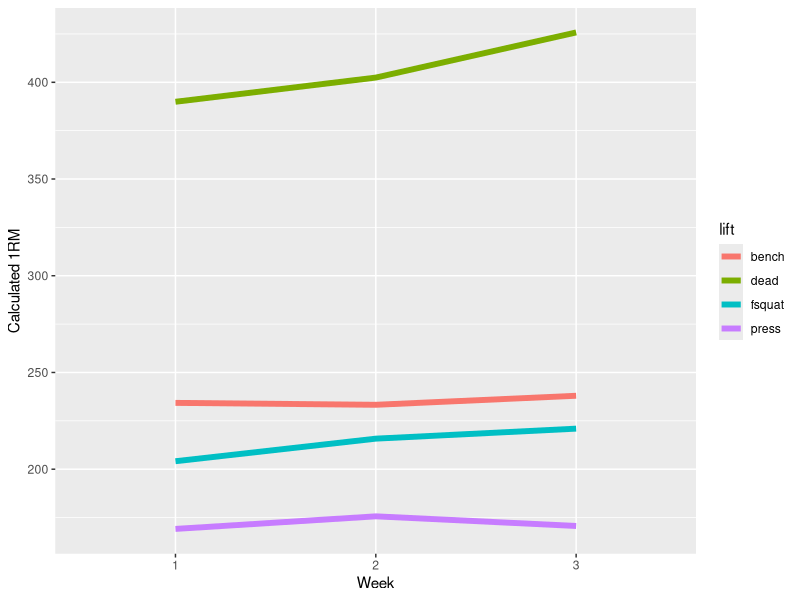

R code for this plot: (Note: this script raises an error after producing the figure.)
## ---- chunk 1
knitr::opts_chunk$set(echo = TRUE)

library(magrittr)
library(dplyr)
library(tidyr)
library(ggplot2)
library(lubridate)
## ---- chunk 2
lifts <- data.frame(lift =        c("fsquat", "bench", "dead", "press"),
                    training_max = c(205,     220,     385,    170))
## ---- chunk 3
week_perc <- tibble::tribble(
  ~week,    ~type, ~perc, ~reps,
     1L, "warmup",   0.4,    5L,
     1L, "warmup",   0.5,    5L,
     1L, "warmup",   0.6,    3L,
     1L,   "main",  0.65,    5L,
     1L,   "main",  0.75,    5L,
     1L,   "main",  0.85,    5L,
     2L, "warmup",   0.4,    5L,
     2L, "warmup",   0.5,    5L,
     2L, "warmup",   0.6,    3L,
     2L,   "main",   0.7,    3L,
     2L,   "main",   0.8,    3L,
     2L,   "main",   0.9,    3L,
     3L, "warmup",   0.4,    5L,
     3L, "warmup",   0.5,    5L,
     3L, "warmup",   0.6,    3L,
     3L,   "main",  0.75,    5L,
     3L,   "main",  0.85,    3L,
     3L,   "main",  0.95,    1L
  )


## ---- chunk 4
prog.ls <- apply(X = lifts, 1, function(x){
  tmp <- week_perc
  weights <- (week_perc$perc * as.integer(x[2]))
  tmp$lift <- x[1]
  tmp$weight <- round(weights / 5) * 5
  return(tmp)
})

names(prog.ls) <- lifts$lift
## ---- chunk 5
accomplished <- tibble::tribble(
  ~week,    ~lift, ~weight, ~reps,
     1L, "fsquat",     175,    5,
     1L,  "bench",     185,    8,
     1L,   "dead",     325,    6,
     1L,  "press",     145,    5,
     2L, "fsquat",     185,    5,
     2L,  "bench",     200,    5,
     2L,   "dead",     345,    5,
     2L,  "press",     155,    4,
     3L, "fsquat",     195,    4,
     3L,  "bench",     210,    4,
     3L,   "dead",     365,    5,
     3L,  "press",     160,    2
  ) %>% 
  mutate(calc1RM = weight*reps*0.0333 + weight) %>% 
  filter(complete.cases(.))

## ---- chunk 6
library(ggplot2)

accomplished %>% 
  ggplot(aes(x = as.factor(week), y = calc1RM)) + 
  geom_line(aes(group = lift, color = lift), size = 2) +
  labs(x = "Week",
       y = "Calculated 1RM")
## ---- chunk 7
dates <- tibble::tribble(
  ~week, ~date,
   1,     "2019-03-18",
   2,     "2019-03-25",
   3,     "2019-04-01"
) %>%
  mutate(date = ymd(date))
## ---- chunk 8
lift_tbl <- left_join(accomplished, dates) %>% 
  select(week, date, lift:calc1RM)
## ---- chunk 9
write.csv(x = lift_tbl, file = "data/2019-03_lift-data.csv",
          quote = FALSE, row.names = FALSE)
